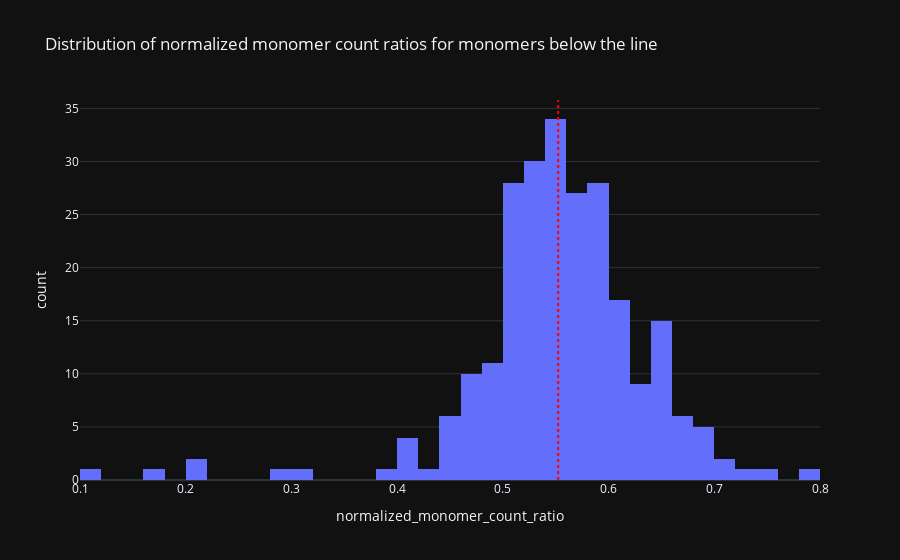

Source (notebook cell):
### Code cell
# Plot the distribution for below line normalized count ratios
import plotly.express as px
fig = px.histogram(
    below_line_essential_complex_data,
    x='normalized_monomer_count_ratio',
    nbins=50,
    title='Distribution of normalized monomer count ratios for monomers below '
          'the line'
)
fig.add_vline(
    x=below_line_essential_complex_data['normalized_monomer_count_ratio']
    .mean(),
    line_dash="dot",
    line_color="red"
)
fig.show()

### Figure 1 — Plotly figure (JSON) as saved in the notebook; plotly's stock layout.template omitted (floating-point values rounded to 4 significant figures; data arrays with more than 128 entries replaced by an {"elided": "..."} marker saying what was removed)
{"data": [{"bingroup": "x", "hovertemplate": "normalized_monomer_count_ratio=%{x}<br>count=%{y}<extra></extra>", "legendgroup": "", "marker": {"color": "#636efa", "pattern": {"shape": ""}}, "name": "", "nbinsx": 50, "orientation": "v", "showlegend": false, "x": {"elided": "243 float values"}, "xaxis": "x", "yaxis": "y", "type": "histogram"}], "layout": {"xaxis": {"anchor": "y", "domain": [0.0, 1.0], "title": {"text": "normalized_monomer_count_ratio"}}, "yaxis": {"anchor": "x", "domain": [0.0, 1.0], "title": {"text": "count"}}, "legend": {"tracegroupgap": 0}, "title": {"text": "Distribution of normalized monomer count ratios for monomers below the line"}, "barmode": "relative", "shapes": [{"line": {"color": "red", "dash": "dot"}, "type": "line", "x0": 0.5523, "x1": 0.5523, "xref": "x", "y0": 0, "y1": 1, "yref": "y domain"}]}}
